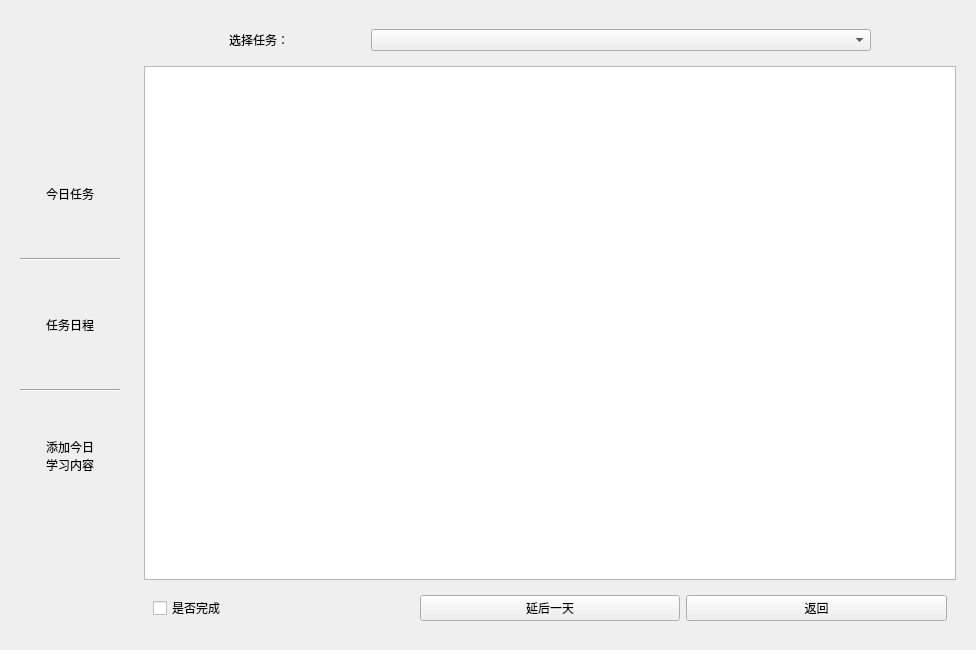
<?xml version="1.0" encoding="UTF-8"?>
<ui version="4.0">
 <class>Add_Plan</class>
 <widget class="QWidget" name="Add_Plan">
  <property name="geometry">
   <rect>
    <x>0</x>
    <y>0</y>
    <width>976</width>
    <height>650</height>
   </rect>
  </property>
  <property name="windowTitle">
   <string>Form</string>
  </property>
  <layout class="QHBoxLayout" name="horizontalLayout">
   <item>
    <widget class="QWidget" name="widget" native="true">
     <layout class="QVBoxLayout" name="verticalLayout_2">
      <item>
       <spacer name="verticalSpacer">
        <property name="orientation">
         <enum>Qt::Vertical</enum>
        </property>
        <property name="sizeHint" stdset="0">
         <size>
          <width>20</width>
          <height>40</height>
         </size>
        </property>
       </spacer>
      </item>
      <item>
       <widget class="QToolButton" name="btn_todaypage">
        <property name="sizePolicy">
         <sizepolicy hsizetype="Fixed" vsizetype="Expanding">
          <horstretch>0</horstretch>
          <verstretch>0</verstretch>
         </sizepolicy>
        </property>
        <property name="minimumSize">
         <size>
          <width>100</width>
          <height>100</height>
         </size>
        </property>
        <property name="focusPolicy">
         <enum>Qt::NoFocus</enum>
        </property>
        <property name="toolTipDuration">
         <number>0</number>
        </property>
        <property name="layoutDirection">
         <enum>Qt::LeftToRight</enum>
        </property>
        <property name="text">
         <string>今日任务</string>
        </property>
        <property name="popupMode">
         <enum>QToolButton::DelayedPopup</enum>
        </property>
        <property name="autoRaise">
         <bool>true</bool>
        </property>
        <property name="arrowType">
         <enum>Qt::NoArrow</enum>
        </property>
       </widget>
      </item>
      <item>
       <widget class="Line" name="line">
        <property name="orientation">
         <enum>Qt::Horizontal</enum>
        </property>
       </widget>
      </item>
      <item>
       <widget class="QToolButton" name="btn_dailypage">
        <property name="sizePolicy">
         <sizepolicy hsizetype="Fixed" vsizetype="Expanding">
          <horstretch>0</horstretch>
          <verstretch>0</verstretch>
         </sizepolicy>
        </property>
        <property name="minimumSize">
         <size>
          <width>100</width>
          <height>100</height>
         </size>
        </property>
        <property name="text">
         <string>任务日程</string>
        </property>
        <property name="autoRaise">
         <bool>true</bool>
        </property>
       </widget>
      </item>
      <item>
       <widget class="Line" name="line_2">
        <property name="orientation">
         <enum>Qt::Horizontal</enum>
        </property>
       </widget>
      </item>
      <item>
       <widget class="QToolButton" name="btn_addpage">
        <property name="sizePolicy">
         <sizepolicy hsizetype="Fixed" vsizetype="Expanding">
          <horstretch>0</horstretch>
          <verstretch>0</verstretch>
         </sizepolicy>
        </property>
        <property name="minimumSize">
         <size>
          <width>100</width>
          <height>100</height>
         </size>
        </property>
        <property name="text">
         <string>添加今日
学习内容</string>
        </property>
        <property name="autoRaise">
         <bool>true</bool>
        </property>
       </widget>
      </item>
      <item>
       <spacer name="verticalSpacer_2">
        <property name="orientation">
         <enum>Qt::Vertical</enum>
        </property>
        <property name="sizeHint" stdset="0">
         <size>
          <width>20</width>
          <height>40</height>
         </size>
        </property>
       </spacer>
      </item>
     </layout>
    </widget>
   </item>
   <item>
    <widget class="QStackedWidget" name="stackwidget">
     <property name="currentIndex">
      <number>0</number>
     </property>
     <widget class="QWidget" name="page">
      <layout class="QVBoxLayout" name="verticalLayout_3">
       <item>
        <widget class="QWidget" name="widget_6" native="true">
         <layout class="QHBoxLayout" name="horizontalLayout_4">
          <item>
           <spacer name="horizontalSpacer">
            <property name="orientation">
             <enum>Qt::Horizontal</enum>
            </property>
            <property name="sizeHint" stdset="0">
             <size>
              <width>40</width>
              <height>20</height>
             </size>
            </property>
           </spacer>
          </item>
          <item>
           <widget class="QLabel" name="label">
            <property name="text">
             <string>选择任务：</string>
            </property>
           </widget>
          </item>
          <item>
           <spacer name="horizontalSpacer_3">
            <property name="orientation">
             <enum>Qt::Horizontal</enum>
            </property>
            <property name="sizeHint" stdset="0">
             <size>
              <width>40</width>
              <height>20</height>
             </size>
            </property>
           </spacer>
          </item>
          <item>
           <widget class="QComboBox" name="comboBox">
            <property name="minimumSize">
             <size>
              <width>500</width>
              <height>0</height>
             </size>
            </property>
           </widget>
          </item>
          <item>
           <spacer name="horizontalSpacer_2">
            <property name="orientation">
             <enum>Qt::Horizontal</enum>
            </property>
            <property name="sizeHint" stdset="0">
             <size>
              <width>40</width>
              <height>20</height>
             </size>
            </property>
           </spacer>
          </item>
         </layout>
        </widget>
       </item>
       <item>
        <widget class="QTextBrowser" name="textBrowser_2"/>
       </item>
       <item>
        <widget class="QWidget" name="widget_7" native="true">
         <layout class="QHBoxLayout" name="horizontalLayout_5">
          <item>
           <widget class="QCheckBox" name="checkBox">
            <property name="text">
             <string>是否完成</string>
            </property>
           </widget>
          </item>
          <item>
           <widget class="QPushButton" name="btn_delay">
            <property name="text">
             <string>延后一天</string>
            </property>
           </widget>
          </item>
          <item>
           <widget class="QPushButton" name="btn_back2">
            <property name="text">
             <string>返回</string>
            </property>
           </widget>
          </item>
         </layout>
        </widget>
       </item>
      </layout>
     </widget>
     <widget class="QWidget" name="page_2">
      <layout class="QVBoxLayout" name="verticalLayout_4">
       <item>
        <widget class="QTextBrowser" name="textBrowser_3">
         <property name="minimumSize">
          <size>
           <width>0</width>
           <height>0</height>
          </size>
         </property>
        </widget>
       </item>
       <item>
        <widget class="QWidget" name="widget_8" native="true">
         <layout class="QHBoxLayout" name="horizontalLayout_6">
          <item>
           <widget class="QCalendarWidget" name="calendarWidget"/>
          </item>
          <item>
           <widget class="QTableView" name="tableView_2"/>
          </item>
         </layout>
        </widget>
       </item>
       <item>
        <widget class="QPushButton" name="btn_back3">
         <property name="text">
          <string>返回</string>
         </property>
        </widget>
       </item>
      </layout>
     </widget>
     <widget class="QWidget" name="stackedWidget_6Page1">
      <layout class="QGridLayout" name="gridLayout">
       <item row="0" column="1">
        <widget class="QWidget" name="widget_5" native="true">
         <layout class="QGridLayout" name="gridLayout_2">
          <item row="1" column="2">
           <widget class="QTextBrowser" name="textBrowser">
            <property name="html">
             <string>&lt;!DOCTYPE HTML PUBLIC &quot;-//W3C//DTD HTML 4.0//EN&quot; &quot;http://www.w3.org/TR/REC-html40/strict.dtd&quot;&gt;
&lt;html&gt;&lt;head&gt;&lt;meta name=&quot;qrichtext&quot; content=&quot;1&quot; /&gt;&lt;style type=&quot;text/css&quot;&gt;
p, li { white-space: pre-wrap; }
&lt;/style&gt;&lt;/head&gt;&lt;body style=&quot; font-family:'SimSun'; font-size:9pt; font-weight:400; font-style:normal;&quot;&gt;
&lt;p align=&quot;center&quot; style=&quot; margin-top:0px; margin-bottom:0px; margin-left:0px; margin-right:0px; -qt-block-indent:0; text-indent:0px;&quot;&gt;&lt;span style=&quot; font-family:'Noto Sans'; font-size:16pt; font-weight:600;&quot;&gt;添加今日学习内容&lt;/span&gt;&lt;/p&gt;&lt;/body&gt;&lt;/html&gt;</string>
            </property>
           </widget>
          </item>
          <item row="3" column="3">
           <widget class="QWidget" name="widget_2" native="true">
            <layout class="QVBoxLayout" name="verticalLayout">
             <item>
              <widget class="QPushButton" name="btn_add">
               <property name="text">
                <string>添加</string>
               </property>
              </widget>
             </item>
             <item>
              <widget class="QPushButton" name="btn_change">
               <property name="text">
                <string>修改</string>
               </property>
              </widget>
             </item>
             <item>
              <widget class="QPushButton" name="btn_del">
               <property name="text">
                <string>删除</string>
               </property>
              </widget>
             </item>
            </layout>
           </widget>
          </item>
          <item row="3" column="2">
           <widget class="QTableView" name="tableView">
            <attribute name="horizontalHeaderStretchLastSection">
             <bool>true</bool>
            </attribute>
           </widget>
          </item>
          <item row="2" column="2">
           <widget class="QLabel" name="label_5">
            <property name="text">
             <string>已存在内容：</string>
            </property>
           </widget>
          </item>
         </layout>
        </widget>
       </item>
       <item row="1" column="0" colspan="2">
        <widget class="QPushButton" name="btn_back">
         <property name="text">
          <string>返回</string>
         </property>
        </widget>
       </item>
      </layout>
     </widget>
    </widget>
   </item>
  </layout>
 </widget>
 <resources/>
 <connections/>
</ui>
